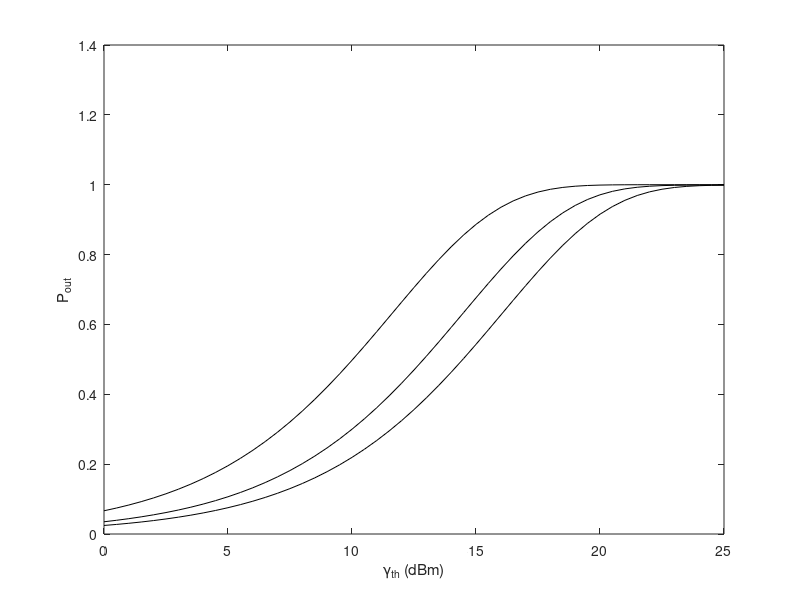

Write MATLAB code to recreate this figure. (Note: this script raises an error after producing the figure.)
beta1=2.5091*10^-7;
beta2=0.2062;
 Pout_20_1800=[ 0.06650146819877470 0.07430693359867295 0.08298711165771177 0.0926295128996442 0.1033277269883919 0.1151811310294405 0.1282943383657465 0.1427763030210368 0.1587390121901634 0.1762957155812472 0.1955586088675365 0.2166358523884708 0.2396278135809728 0.2646224376202237 0.2916896613101821 0.3208748484465219 0.3521913339014376 0.3856122367838805 0.4210617581819547 0.4584063179703814 0.4974461022275402 0.5379078143057459 0.5794396665687391 0.6216099147418278 0.6639103660330779 0.7057661739037057 0.7465529380452774 0.7856216679225868 0.8223313841147339 0.8560879762422584 0.8863865477851344 0.912852967914562 0.935278935611879 0.953644191638546 0.968120328757547 0.979052800887509 0.986922388460302 0.992290515724554 0.995737920221291 0.997807069942661 0.998958598579232 0.999547879584894 0.999822834827158 0.99993871624007 0.999982073488298 0.999995688620609 0.999998567607503 0.999998613953011 0.999998852959841 0.999999876679172 1.000001019167156];
 Pout_20_2500=[0.03503588759329614 0.03922601509905347 0.04390574332177174 0.04912933350371224 0.05495631512716084 0.06145179671738360 0.06868672796283092 0.07673809238814997 0.08568902396725205 0.0956288248955179 0.1066528235919384 0.1188620071462694 0.1323623703992333 0.1472639147664563 0.1636792157023521 0.1817214930855758 0.2015021132157881 0.2231274033203137 0.2466946424758180 0.2722871398843370 0.2999683595923168 0.3297750883465163 0.3617097292546897 0.3957319155673491 0.4317497151319536 0.4696108059349466 0.5090942399072408 0.5499037009457779 0.5916633920849970 0.6339178693842509 0.6761372480514634 0.7177290812057863 0.7580578095052463 0.7964721021538298 0.8323395975961729 0.8650873259565874 0.8942445425477746 0.919483167576938 0.940649848559152 0.957783341016292 0.971111874672724 0.981028694992502 0.988047362496446 0.992743927811235 0.995694882043639 0.997422645346788 0.998357548409359 0.998821126317237 0.999029973432732 0.999114544751555 0.999144570429194];
 Pout_20_3000=[ 0.02445979919667647 0.02740308688308255 0.03069495277530218 0.03437523737172704 0.03848795600054364 0.04308164308189301 0.04820970389271642 0.05393076192152753 0.06030897358469824 0.06741429077782502 0.07532266945299710 0.08411620978492666 0.0938831889875857 0.1047179429771461 0.1167205495733657 0.1299962354895304 0.1446544276725297 0.1608073942741854 0.1785684180010158 0.1980494032935816 0.2193578014857143 0.2425927504687682 0.2678403251455112 0.2951678149468999 0.3246170331719072 0.3561967594407638 0.3898744643739881 0.4255675408706017 0.4631344343195091 0.5023662675569629 0.5429797715635178 0.5846126100550885 0.6268224477370319 0.6690911807983093 0.7108356059553922 0.7514255278951556 0.7902098038951105 0.8265499593386190 0.8598598315333674 0.8896483041400364 0.915560619226724 0.937412347361550 0.955209631672154 0.969150175019447 0.979602466791660 0.987064038810332 0.992105219079558 0.995306889891100 0.997204006143659 0.998244247075985 0.998767596828342];
   x=0:0.5:25;
 
  plot(x,Pout_20_1800,'k',x,Pout_20_2500,'k',x,Pout_20_3000,'k');
   xlabel('\gamma_{th} (dBm)');
  ylabel('P_{out}');
hold on
[ff,xx]=P_out_sim_anal(40,45,0.7*beta1*beta2,20,0,25);
 hold on
 [ff,xx]=P_out_sim_anal(50,50,0.7*beta1*beta2,20,0,25);
  hold on
  [ff,xx]=P_out_sim_anal(60,50,0.7*beta1*beta2,20,0,25);
%  hold on
% [ff,xx]=P_out_sim_anal(150,12,0.9*beta1*beta2,20,0,25);